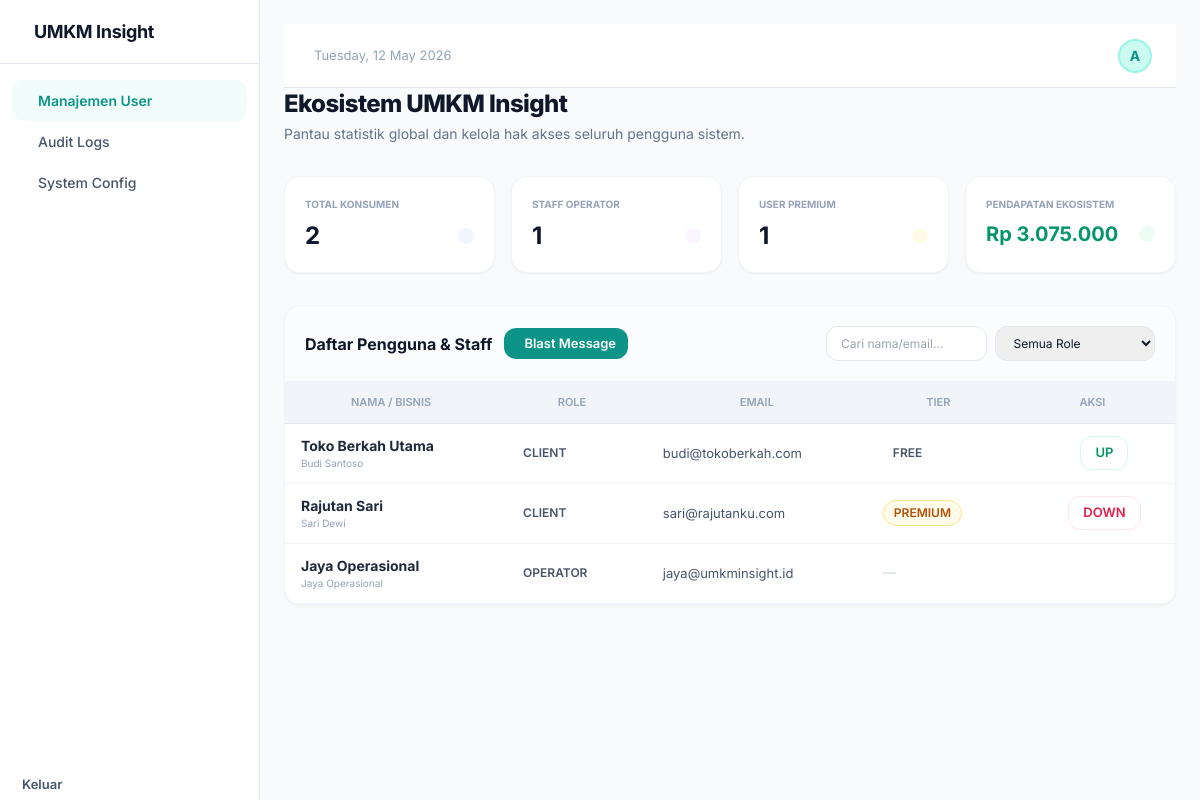
Screenshot of /admin.php (signed in) with the database file from the repository.
### tables this page shows
CREATE TABLE `users` (
  `id` int(11) NOT NULL AUTO_INCREMENT,
  `username` varchar(50) NOT NULL,
  `password` varchar(255) NOT NULL,
  `role` enum('client','operator','admin') NOT NULL DEFAULT 'client',
  `nama_lengkap` varchar(100) NOT NULL,
  `email` varchar(100) NOT NULL,
  `nama_bisnis` varchar(100) DEFAULT NULL,
  `kategori` varchar(50) DEFAULT NULL,
  `smartbank_id` varchar(50) DEFAULT NULL,
  `tier` enum('free','premium') NOT NULL DEFAULT 'free',
  `tier_expiry` date DEFAULT NULL,
  `created_at` timestamp NOT NULL DEFAULT current_timestamp(),
  PRIMARY KEY (`id`),
  UNIQUE KEY `username` (`username`)
);

### config/db.php (called while the page is built, shortened)
<?php
function formatRupiah($angka) {
    return "Rp " . number_format($angka, 0, ',', '.');
}
?>

### admin.php (the view, shortened to what this page needs)
<?php
require_once 'config/db.php';
$totalClients = $pdo->query("SELECT COUNT(*) FROM users WHERE role = 'client'")->fetchColumn();
$totalOperators = $pdo->query("SELECT COUNT(*) FROM users WHERE role = 'operator'")->fetchColumn();
$totalPremium = $pdo->query("SELECT COUNT(*) FROM users WHERE role = 'client' AND tier = 'premium'")->fetchColumn();
$totalEcosystemRev = $pdo->query("SELECT SUM(amount) FROM transaction_cache WHERE type = 'Income'")->fetchColumn() ?: 0;
$search = isset($_GET['search']) ? '%' . $_GET['search'] . '%' : '%';
$roleFilter = isset($_GET['role']) && $_GET['role'] !== 'all' ? $_GET['role'] : '%';
$stmt = $pdo->prepare("SELECT * FROM users WHERE role LIKE ? AND (nama_lengkap LIKE ? OR email LIKE ? OR nama_bisnis LIKE ?) AND role != 'admin' ORDER BY created_at DESC");
$stmt->execute([$roleFilter, $search, $search, $search]);
$users = $stmt->fetchAll();
include 'includes/header.php';
include 'includes/sidebar.php';
?>
<div class="main-content">
    <?php include 'includes/topbar.php'; ?>
        <div class="mb-8">
            <h1 class="text-2xl font-extrabold tracking-tight">Ekosistem UMKM Insight</h1>
            <p class="text-sm text-slate-500 mt-1">Pantau statistik global dan kelola hak akses seluruh pengguna sistem.</p>
        </div>
        <div class="grid grid-cols-1 md:grid-cols-4 gap-4 mb-8">
            <div class="card p-5">
                <p class="text-[10px] font-bold text-slate-400 uppercase mb-2">Total Konsumen</p>
                <div class="flex items-center justify-between">
                    <span class="text-2xl font-bold"><?php echo $totalClients; ?></span>
                    <i class="ph ph-users text-blue-500 bg-blue-50 p-2 rounded-lg"></i>
                </div>
            </div>
            <div class="card p-5">
                <p class="text-[10px] font-bold text-slate-400 uppercase mb-2">Staff Operator</p>
                <div class="flex items-center justify-between">
                    <span class="text-2xl font-bold"><?php echo $totalOperators; ?></span>
                    <i class="ph ph-user-gear text-purple-500 bg-purple-50 p-2 rounded-lg"></i>
                </div>
            </div>
            <div class="card p-5">
                <p class="text-[10px] font-bold text-slate-400 uppercase mb-2">User Premium</p>
                <div class="flex items-center justify-between">
                    <span class="text-2xl font-bold"><?php echo $totalPremium; ?></span>
                    <i class="ph ph-crown text-amber-500 bg-amber-50 p-2 rounded-lg"></i>
                </div>
            </div>
            <div class="card p-5">
                <p class="text-[10px] font-bold text-slate-400 uppercase mb-2">Pendapatan Ekosistem</p>
                <div class="flex items-center justify-between">
                    <span class="text-xl font-bold text-emerald-600"><?php echo formatRupiah($totalEcosystemRev); ?></span>
                    <i class="ph ph-bank text-emerald-500 bg-emerald-50 p-2 rounded-lg"></i>
                </div>
            </div>
        </div>
        <div class="card overflow-hidden">
            <div class="p-5 border-b border-slate-100 bg-slate-50/50 flex justify-between items-center flex-wrap gap-4">
                <div class="flex items-center gap-3">
                    <h2 class="font-bold">Daftar Pengguna & Staff</h2>
                    <button class="btn btn-primary btn-sm px-3" onclick="openNotifModal('all', 'Seluruh UMKM (Blast)')">
                        <i class="ph ph-megaphone"></i> Blast Message
                    </button>
                </div>
                <form action="admin.php" method="GET" class="flex gap-2">
                    <input type="text" name="search" class="form-input text-xs py-2" placeholder="Cari nama/email..." value="<?php echo isset($_GET['search']) ? $_GET['search'] : ''; ?>">
                    <select name="role" class="form-select text-xs py-2" onchange="this.form.submit()">
                        <option value="all">Semua Role</option>
                    </select>
                </form>
            </div>
            <div class="overflow-x-auto">
                <table class="data-table">
                    <thead>
                        <tr><th>Nama / Bisnis</th><th>Role</th><th>Email</th><th>Tier</th><th class="text-center">Aksi</th></tr>
                    </thead>
                    <tbody>
                        <?php foreach($users as $u): ?>
                            <tr>
                                <td>
                                    <p class="font-bold text-sm text-slate-800"><?php echo $u['nama_bisnis'] ?: $u['nama_lengkap']; ?></p>
                                    <p class="text-[10px] text-slate-400"><?php echo $u['nama_lengkap']; ?></p>
                                </td>
                                <td><span class="badge badge-neutral"><?php echo strtoupper($u['role']); ?></span></td>
                                <td class="text-xs"><?php echo $u['email']; ?></td>
                                <td>
                                    <?php if($u['role'] === 'client'): ?>
                                        <span class="badge <?php echo $u['tier'] === 'premium' ? 'badge-premium' : 'badge-free'; ?>">
                                            <?php echo strtoupper($u['tier']); ?>
                                        </span>
                                    <?php else: ?>
                                        <span class="text-slate-300">—</span>
                                    <?php endif; ?>
                                </td>
                                <td>
                                    <div class="flex gap-2 justify-center">
                                        <button class="btn btn-ghost btn-sm p-2 text-blue-600" title="Kirim Notifikasi" onclick="openNotifModal('<?php echo $u['id']; ?>', '<?php echo $u['nama_lengkap']; ?>')">
                                        </button>
                                        <?php if($u['role'] === 'client'): ?>
                                            <form action="admin.php" method="POST" class="inline">
                                                <?php if($u['tier'] === 'free'): ?>
                                                    <button type="submit" class="btn btn-outline btn-sm text-emerald-600 border-emerald-100 hover:bg-emerald-50">UP</button>
                                                <?php else: ?>
                                                    <button type="submit" class="btn btn-outline btn-sm text-rose-600 border-rose-100 hover:bg-rose-50">DOWN</button>
                                                <?php endif; ?>
                                            </form>
                                        <?php endif; ?>
                                    </div>
                                </td>
                            </tr>
                        <?php endforeach; ?>
                    </tbody>
                </table>
            </div>
        </div>
    </div>
</div>
<?php include 'includes/footer.php'; ?>

### assets/css/style.css (style rules this page uses)
:root { --brand-50: #f0fdfa; --brand-100: #ccfbf1; --brand-200: #99f6e4; --brand-300: #5eead4; --brand-400: #2dd4bf; --brand-500: #14b8a6; --brand-600: #0d9488; --brand-700: #0f766e; --brand-800: #115e59; --brand-900: #134e4a; --surface: #f8fafc; --surface-alt: #f1f5f9; --card: #ffffff; --border: #e2e8f0; --border-light: #f1f5f9; --text-primary: #0f172a; --text-secondary: #475569; --text-muted: #94a3b8; --success: #22c55e; --warning: #f59e0b; --error: #ef4444; --info: #3b82f6; --premium-gold: #f59e0b; --premium-gradient: linear-gradient(135deg, #f59e0b 0%, #d97706 100%); --shadow-sm: 0 1px 2px 0 rgb(0 0 0 / 0.05); --shadow-md: 0 4px 6px -1px rgb(0 0 0 / 0.07), 0 2px 4px -2px rgb(0 0 0 / 0.05); --shadow-lg: 0 10px 15px -3px rgb(0 0 0 / 0.08), 0 4px 6px -4px rgb(0 0 0 / 0.04); --shadow-xl: 0 20px 25px -5px rgb(0 0 0 / 0.08), 0 8px 10px -6px rgb(0 0 0 / 0.04); --radius-sm: 0.375rem; --radius-md: 0.5rem; --radius-lg: 0.75rem; --radius-xl: 1rem; --radius-2xl: 1.5rem; --transition-fast: 150ms cubic-bezier(0.4, 0, 0.2, 1); --transition-base: 250ms cubic-bezier(0.4, 0, 0.2, 1); --transition-slow: 350ms cubic-bezier(0.4, 0, 0.2, 1); }
* { box-sizing: border-box; margin: 0; padding: 0; }
body { font-family: 'Inter', -apple-system, BlinkMacSystemFont, sans-serif; color: var(--text-primary); background-color: var(--surface); -webkit-font-smoothing: antialiased; -moz-osx-font-smoothing: grayscale; line-height: 1.6; }
.card { background: white; border-radius: var(--radius-xl); border: 1px solid var(--border-light); box-shadow: var(--shadow-sm); transition: box-shadow var(--transition-base), transform var(--transition-base); }
.btn { display: inline-flex; align-items: center; justify-content: center; gap: 8px; padding: 10px 20px; border-radius: var(--radius-lg); font-size: 0.875rem; font-weight: 600; cursor: pointer; border: none; transition: all var(--transition-fast); }
.btn-primary { background: var(--brand-600); color: white; }
.btn-outline { background: white; color: var(--text-primary); border: 1px solid var(--border); }
.btn-ghost { background: transparent; color: var(--text-secondary); }
.btn-sm { padding: 6px 14px; font-size: 0.8125rem; }
.form-input, .form-select { width: 100%; padding: 10px 14px; border: 1px solid var(--border); border-radius: var(--radius-lg); font-size: 0.875rem; outline: none; }
.badge { display: inline-flex; align-items: center; gap: 4px; padding: 3px 10px; border-radius: 999px; font-size: 0.75rem; font-weight: 600; }
.badge-premium { background: #fffbeb; color: #b45309; border: 1px solid #fde68a; }
.data-table { width: 100%; border-collapse: collapse; }
.data-table thead th { padding: 12px 16px; font-size: 0.6875rem; font-weight: 600; text-transform: uppercase; color: var(--text-muted); background: var(--surface-alt); border-bottom: 1px solid var(--border); }
.data-table tbody td { padding: 12px 16px; font-size: 0.8125rem; color: var(--text-secondary); border-bottom: 1px solid var(--border-light); }

### includes/header.php (style rules this page uses)
body { font-family: 'Inter', sans-serif; background: var(--surface); color: var(--text-primary); margin: 0; padding: 0; }
.dashboard-layout { display: flex; height: 100vh; overflow: hidden; }
.main-content { flex: 1; overflow-y: auto; padding: 24px; }

### rows the page displays
users: nama_bisnis "Toko Berkah Utama", nama_lengkap "Budi Santoso", role "CLIENT", email "budi@tokoberkah.com", tier "FREE", shows "UP"
users: nama_bisnis "Rajutan Sari", nama_lengkap "Sari Dewi", role "CLIENT", email "sari@rajutanku.com", tier "PREMIUM", shows "DOWN"
users: nama_lengkap "Jaya Operasional", role "OPERATOR", email "jaya@umkminsight.id"

### other values shown
$initial "A"
$totalClients "2"
$totalOperators "1"
$totalPremium "1"
formatRupiah($totalEcosystemRev) "Rp 3.075.000"
